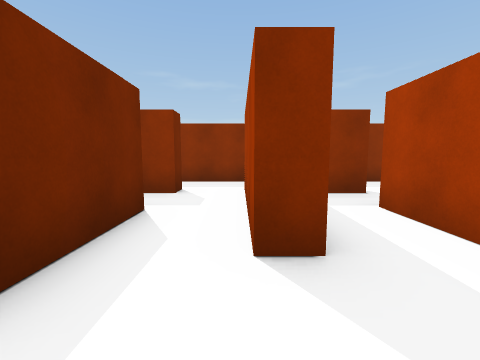
[1] (above)

20 first-person views from a walk through a 3-D level made in the Unity game engine. The camera is 1.4 m above the floor, tilts 6° down and sees 90° across. The floor is counted in squares, 2 m on a side. Each view is taken from the middle of a square. On the plan, view 1 faces up. The plan holds only what a view shows up to about 9 squares ahead; the rest is blank. The player character is not drawn.

[2]
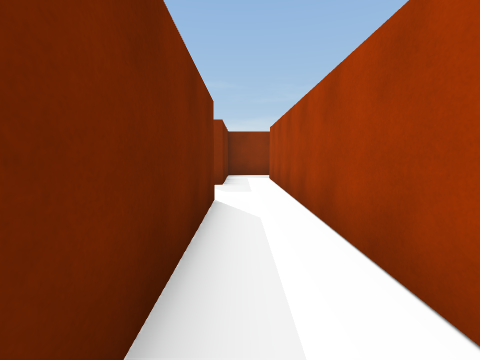

[3]
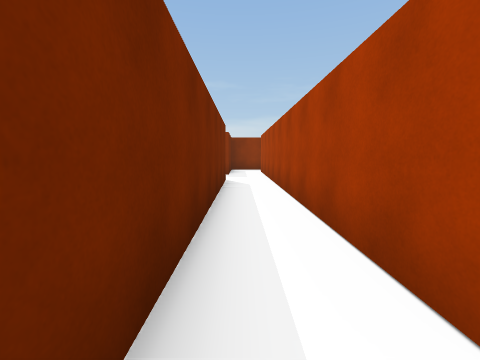

[4]
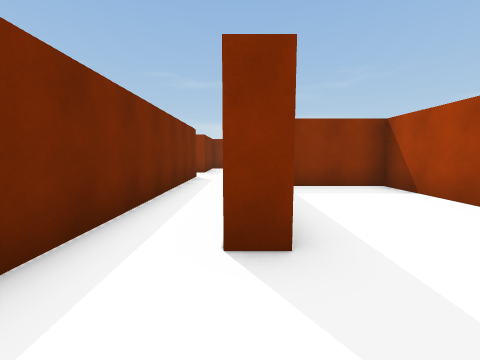

[5]
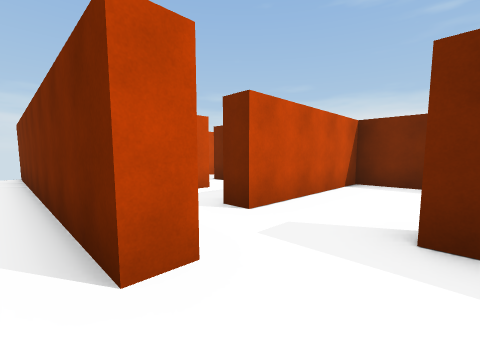

[6]
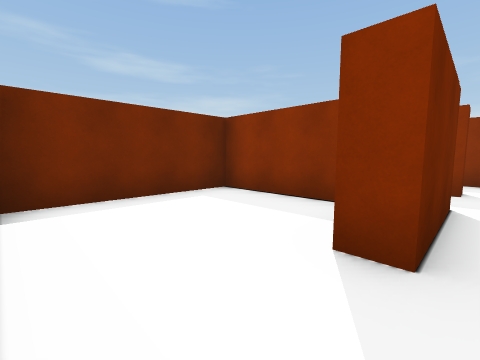

[7]
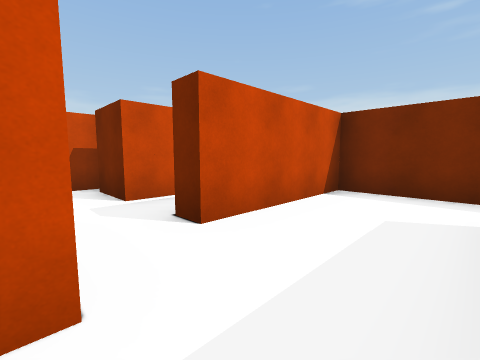

[8]
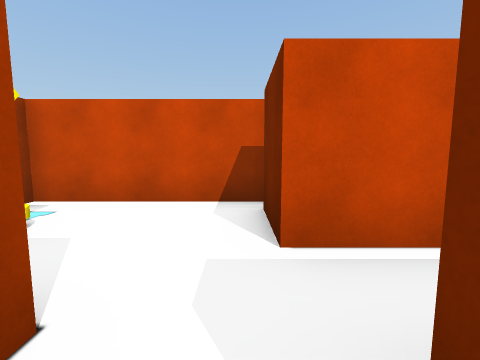

[9]
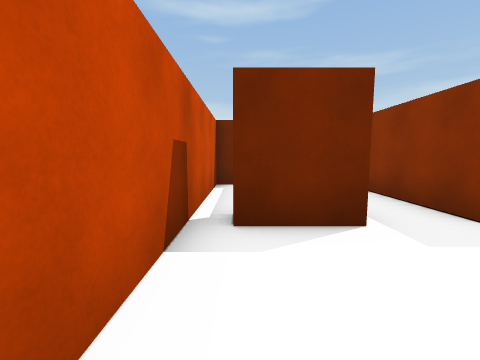

[10]
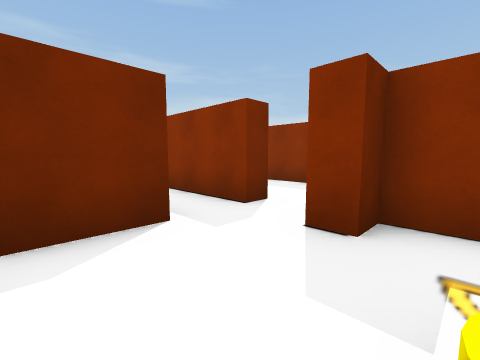

[11]
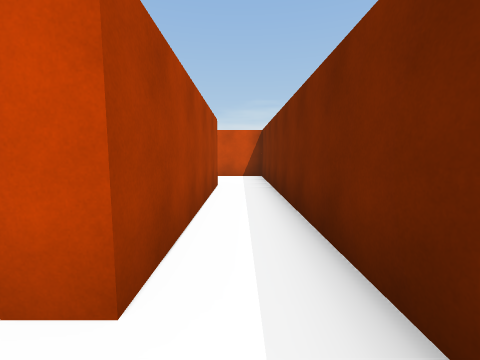

[12]
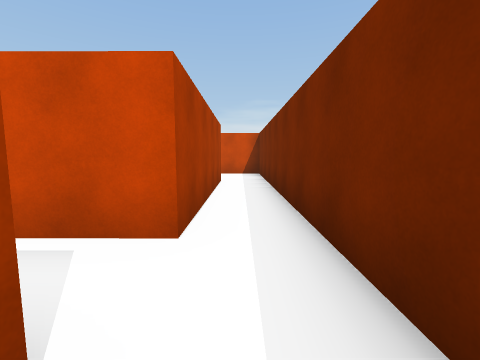

[13]
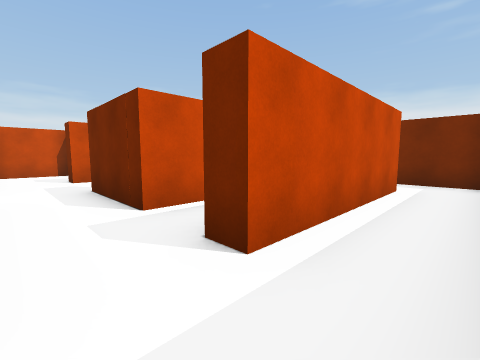

[14]
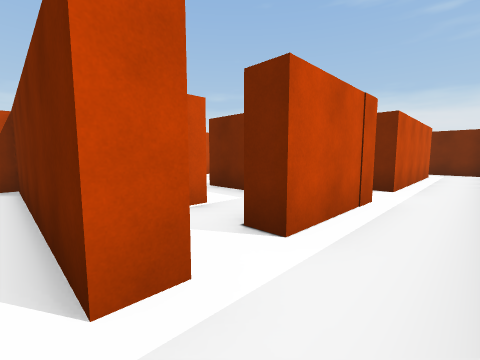

[15]
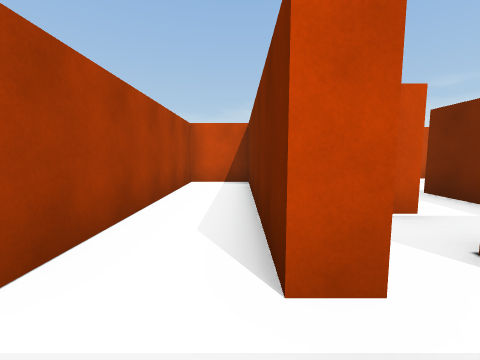

[16]
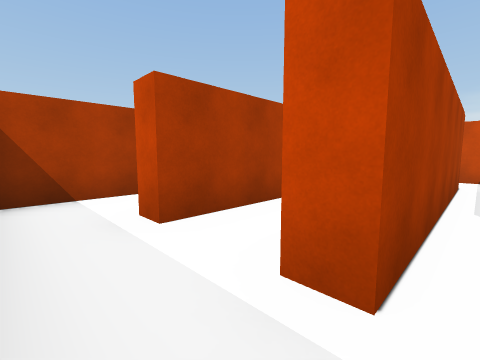

[17]
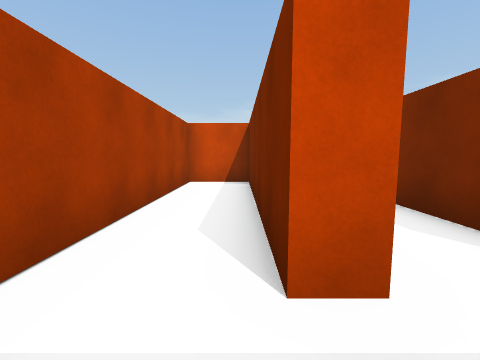

[18]
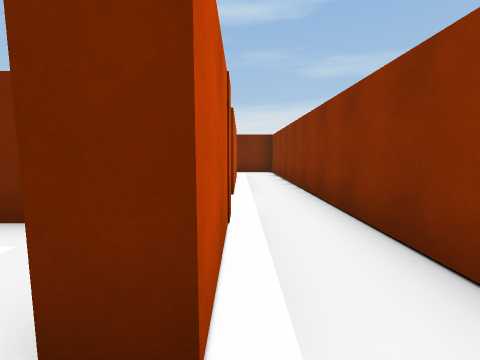

[19]
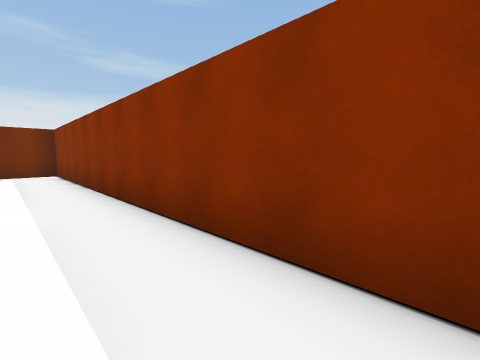

[20]
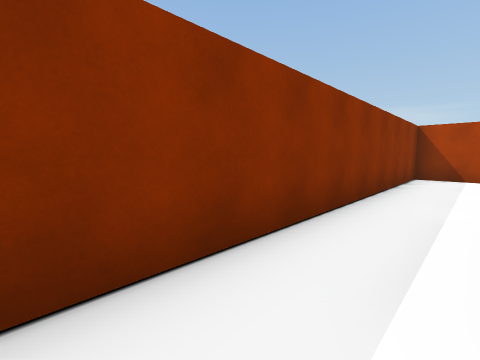

### Floor plan
Points are (right, up) in squares from view 1. A wall is a line through its corners. A room is listed if a view was taken in it or the views show most of it. See-through windows are left out.
Room 1 (views 1, 2, 3, 5)
walls: (0, -0.3) (0.6, -0.3) (0.6, -8); (1.9, -6.3) (1.9, 3.2); (-1.2, 3) (-1.2, 0.7); (0.6, 3.5) (0.6, 1.6) (0.1, 1.6); (2.3, 4.4) (0.6, 4.4)
ways out: opening at (2, -7.5) to room 2; opening at (0, 0) to room 11
Room 2 (view 4)
walls: (2.5, -6.3) (1.9, -6.3); (5.3, -4.9) (5.3, -2.6) (3.1, -2.6)
ways out: opening at (2, -7.5) to room 1
Room 3 (views 6, 7)
walls: (-1.2, -1.1) (-1.2, -1.6); (-1.6, -3.8) (0.1, -3.8)
ways out: opening at (-1, -1) to room 11; opening at (-2, -2.5) to room 12
Room 4 (views 8, 9, 10)
walls: (-1.7, -4.9) (-2.2, -4.9); (-3.3, -5.8) (-3.3, -7.1); (-0.9, -4.3) (-1.7, -4.3); (-3.3, -4) (-3.3, -4.5); (-4, -7.6) (0.1, -7.6)
ways out: opening at (-3, -4) to room 12; gap at (-4, -7) to room 13; opening at (-3, -5)
objects: other object (-1, -6)
Room 5 (views 11, 12)
walls: (-5.5, -1.6) (-5.5, 3); (-6.7, 6.3) (-6.7, -4) (-5.5, -4)
ways out: opening at (-6, 5) to room 6; opening at (-5, 4) to room 10; opening at (-4.5, -2.5) to room 12
Room 6 (view 13)
walls: (-5.5, 4.9) (-1.2, 4.9); (0.6, 6.3) (-6.7, 6.3)
ways out: opening at (-6, 5) to room 5; opening at (1, 6) to room 8; opening at (-1, 5) to room 10
Room 7 (views 14, 15)
walls: (3.3, 4.9) (3.8, 4.9) (3.8, -0.3) (5.3, -0.3) (5.3, 4.9); (5.5, 6.3) (3.5, 6.3)
ways out: opening at (4, 5.5) to room 8; opening at (6, 5.5) to room 9
Room 8 (views 16, 18, 19)
walls: (0.6, 4.4) (0.6, 3.5); (3.5, 6.3) (0.6, 6.3); (0, 4.9) (2.3, 4.9) (2.3, 4.4); (3.3, -0.8) (3.3, 4.9); (2.9, -2.1) (3.4, -2.1)
ways out: opening at (1, 6) to room 6; opening at (4, 5.5) to room 7
Room 9 (view 17)
walls: (5.3, 4.9) (5.8, 4.9) (5.8, -0.3) (7.3, -0.3) (7.3, 6.3) (5.5, 6.3)
ways out: opening at (6, 5.5) to room 7
Room 10 (view 20)
walls: (-2.2, 3) (-1.2, 3); (-1.2, 4.9) (-1.2, 4.4) (-1.9, 4.4); (0.1, 1.6) (0.1, 4.5); (-5.5, 3) (-4, 3)
ways out: opening at (-5, 4) to room 5; opening at (-1, 5) to room 6
Room 11 (no view inside)
walls: (-2.5, 2.5) (-5, 2.5) (-5, -1.1) (-1.2, -1.1); (-1.2, 0.7) (-1.8, 0.7)
ways out: opening at (0, 0) to room 1; opening at (-1, -1) to room 3
Room 12 (no view inside)
walls: (-4, -1.6) (-5.5, -1.6); (-5.5, -4) (-3.3, -4)
ways out: opening at (-2, -2.5) to room 3; opening at (-3, -4) to room 4; opening at (-4.5, -2.5) to room 5
Room 13 (no view inside)
walls: (-6.7, -7.1) (-6.7, -7.6) (-4, -7.6)
ways out: gap at (-4, -7) to room 4

Where each view was taken, in squares from view 1:
view 1: 0 up, 0 right, facing up
view 2: 4 down, 1 right, facing up
view 3: 7 down, 1 right, facing up
view 4: 8 down, 2 right, facing up
view 5: 1 up, 1 right, facing down-left
view 6: 1 down, 1 left, facing up-left
view 7: 2 down, 2 left, facing down-left
view 8: 4 down, 3 left, facing down
view 9: 7 down, 1 left, facing left
view 10: 7 down, 1 left, facing up-left
view 11: 4 up, 6 left, facing down
view 12: 5 up, 6 left, facing down
view 13: 6 up, 0 right, facing down-left
view 14: 6 up, 4 right, facing down-left
view 15: 6 up, 4 right, facing down
view 16: 6 up, 3 right, facing down-right
view 17: 6 up, 6 right, facing down
view 18: 5 up, 3 right, facing left
view 19: 5 up, 3 right, facing up-left
view 20: 5 up, 1 left, facing up-right
